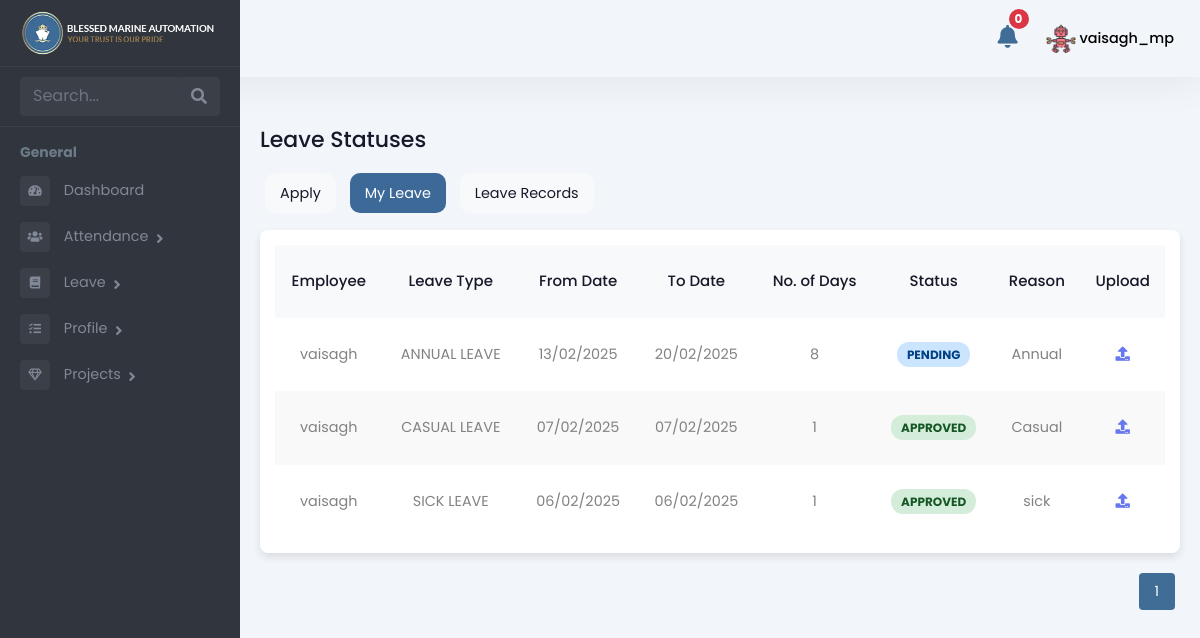
Page /employee/my-leave/ (signed in) on the earlier database version.
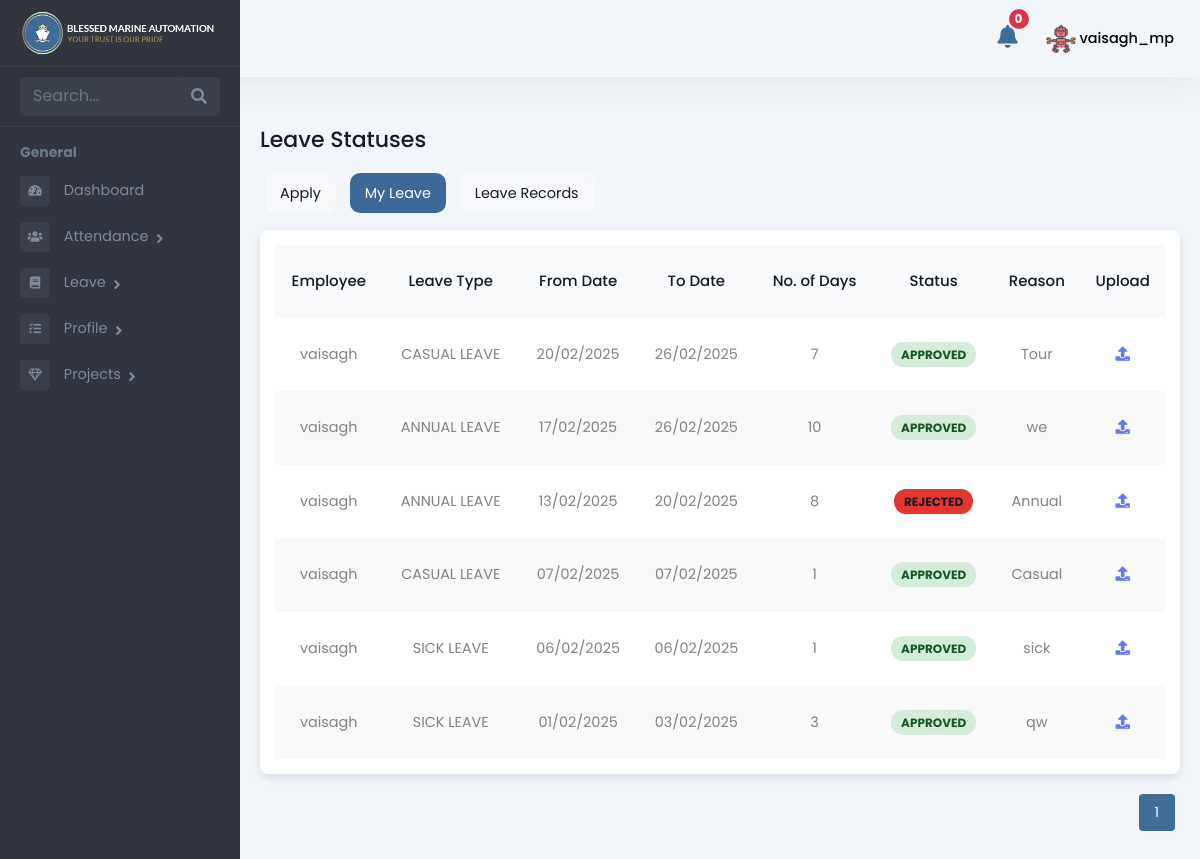
Same page on the later database version.
### Admin/models.py (models this page shows, shortened)
class Employee(models.Model):
    user = models.OneToOneField(User, on_delete=models.CASCADE, related_name='employee_profile')
    is_employee = models.BooleanField(default=False)
    is_manager = models.BooleanField(default=False)
    rank = models.CharField(max_length=255, blank=True, null=True)
    salary = models.DecimalField(max_digits=10, decimal_places=2, blank=True, null=True)
    work_days = models.DecimalField(max_digits=10, decimal_places=2, default=0, blank=True)
    holidays = models.IntegerField(null=True, blank=True)
    overseas_days = models.IntegerField(default=0)
    date_of_birth = models.DateField(null=True, blank=True)
    phone_number = models.CharField(max_length=15, blank=True, null=True)
    date_of_join = models.DateField(null=True, blank=True)
    address = models.TextField(blank=True, null=True)
    profile_picture = models.ImageField(upload_to="profile_pictures/", null=True, blank=True)

class Leave(models.Model):
    LEAVE_TYPE_CHOICES = [
        ('SICK LEAVE', 'Sick Leave'),
        ('ANNUAL LEAVE', 'Annual Leave'),
        ('CASUAL LEAVE', 'Casual Leave'),
    ]
    STATUS_CHOICES = [
        ('PENDING', 'Pending'),
        ('APPROVED', 'Approved'),
        ('REJECTED', 'Rejected'),
    ]
    user = models.ForeignKey(User, on_delete=models.CASCADE)  # Assuming you're using the default User model
    leave_type = models.CharField(max_length=50, choices=LEAVE_TYPE_CHOICES)
    from_date = models.DateField()
    to_date = models.DateField()
    reason = models.TextField()
    no_of_days = models.IntegerField(editable=False)  # Automatically calculated
    approval_status = models.CharField(max_length=10, choices=STATUS_CHOICES, default='PENDING')
    medical_certificate = models.FileField(upload_to='medical_certificates/', null=True, blank=True)

### employee_data/views.py (the view)
# urls.py: path("my-leave/", views.my_leave_status, name="my_leave"),
@login_required
def my_leave_status(request):
    leaves_list = Leave.objects.filter(user=request.user).order_by("-from_date")
    paginator = Paginator(leaves_list, 10)
    page_number = request.GET.get("page")
    leaves = paginator.get_page(page_number)
    return render(request, "employee/leavestatus.html", {"leaves": leaves})

### templates/employee/leavestatus.html (shortened to what this page needs)
{% extends 'employee/employeebase.html' %}
{% load custom_filters %}
{% load static %}
{% block content %}
<div class="emply-list-wraper">
    <div class="pg-title">
        <h1>Leave Statuses</h1>
    </div>
    <div class="leave-tab-wrapper">
        <a href="{% url 'apply_leave' %}">Apply</a>
        <a href="{% url 'my_leave' %}" class="active">My Leave</a>
        <a href="{% url 'leave_records' %}">Leave Records</a>
    </div>
    <div class="widget-box table-wdgt">
        <table id="leaveTable">
            <thead>
                <tr>
                    <th>Employee</th>
                    <th>Leave Type</th>
                    <th>From Date</th>
                    <th>To Date</th>
                    <th>No. of Days</th>
                    <th>Status</th>
                    <th>Reason</th>
                    <th>Upload</th>
                </tr>
            </thead>
            <tbody>
                {% for leave in leaves %}
                <tr>
                    <td><a href="#">{{ leave.user.username }}</a></td>
                    <td>{{ leave.leave_type }}</td>
                    <td>{{ leave.from_date|date:"d/m/Y" }}</td>
                    <td>{{ leave.to_date|date:"d/m/Y" }}</td>
                    <td>{{ leave.no_of_days }}</td>
                    <td>
                        <span class="status
                            {% if leave.approval_status|lower == 'approved' %}completed
                            {% elif leave.approval_status|lower == 'rejected' %}cancelled
                            {% else %}pending{% endif %}">
                            {{ leave.approval_status }}
                        </span>
                    </td>
                    <td>{{ leave.reason }}</td>
                    <td >
                        <button title="Upload Medical Certificate" class="certi-upld-btn" data-bs-toggle="modal" data-bs-target="#uploadModal{{ leave.id }}">
                            <i class="fas fa-upload"></i>
                        </button>
                    </td>
                </tr>
                {% empty %}
                <tr>
                    <td colspan="7" class="text-center">No leave applications found.</td>
                </tr>
                {% endfor %}
            </tbody>
        </table>
    </div>
    <div class="pagination" id="pagination">
        {% for num in leaves.paginator.page_range %}
            <a href="?page={{ num }}">
                <button class="{% if num == leaves.number %}active{% endif %}">{{ num }}</button>
            </a>
        {% endfor %}
    </div>
</div>
{% endblock %}

### templates/employee/employeebase.html (shortened to what this page needs)
{% load static %}
<!DOCTYPE html>
<html lang="en">
  <head>
    <link
      rel="stylesheet"
      href="{% static 'assets/vendor/bootstrap/css/bootstrap.min.css' %}"
    />
    <link
      href="https://use.fontawesome.com/releases/v5.0.6/css/all.css"
      rel="stylesheet"
    />
    <link rel="stylesheet" href="{% static 'assets/styles.css' %}" />
    <link rel="stylesheet" href="{% static 'assets/css/style.css' %}" />
  </head>
  <body>
    <header>
      <div class="hdr-notification">
        <a href="#" id="open-notification-popup-employee">
            <button type="button" class="btn btn-primary position-relative">
                <i class="fas fa-bell"></i>
                <span id="notification-count-employee" class="position-absolute top-0 start-100 translate-middle badge rounded-pill bg-danger">
                </span>
            </button>
        </a>
    </div>
      <div class="hdr-user">
        <div class="dropdown">
          <button
            class="btndropdown-toggle"
            type="button"
            id="dropdownMenuButton1"
            data-bs-toggle="dropdown"
            aria-expanded="false"
          >
            {% if request.user.employee_profile.profile_picture %}
            <img
              src="{{ request.user.employee_profile.profile_picture.url }}"
              alt="Profile Picture"
              class="rounded-circle"
              style="width: 30px; height: 30px; object-fit: cover"
            />
            {% else %}
            <i class="fas fa-user"></i>
            {% endif %}
            <span
              >{{ request.user.first_name }}_{{ request.user.last_name }}</span
            >
          </button>
        </div>
      </div>
    </header>
    <div class="page-wrapper chiller-theme toggled" id="content">
      <nav id="sidebar" class="sidebar-wrapper sidebar">
        <div class="sidebar-content">
          <div class="sidebar-brand">
            <a href="{% url 'employee_dashboard' %}"
              ><img
                src="{% static 'assets/images/blessesmarine-logo.webp' %}"
                alt="Blessed Marine Automation Logo"
            /></a>
          </div>
          <div class="sidebar-search">
            <div>
              <div class="input-group">
                <input
                  type="text"
                  class="form-control search-menu"
                  placeholder="Search..."
                />
                <div class="input-group-append">
                  <span class="input-group-text">
                    <i class="fa fa-search" aria-hidden="true"></i>
                  </span>
                </div>
              </div>
            </div>
          </div>
          <div class="sidebar-menu">
            <ul>
              <li class="header-menu">
                <span>General</span>
              </li>
              <li>
                <a href="{% url 'employee_dashboard' %}">
                  <i class="fa fa-tachometer-alt"></i>
                  <span>Dashboard</span>
                </a>
              </li>
              <li class="sidebar-dropdown">
                <a href="{% url 'attendance_list_view' %}">
                  <i class="fas fa-users"></i>
                  <span>Attendance</span>
                </a>
              </li>
              <li class="sidebar-dropdown">
                <a href="{% url 'my_leave' %}">
                  <i class="fa fa-book"></i>
                  <span>Leave</span>
                </a>
              </li>
              <li class="sidebar-dropdown">
                <a href="{% url 'profile_view' %}">
                  <i class="fas fa-tasks"></i>
                  <span>Profile</span>
                </a>
              </li>
              <li class="sidebar-dropdown">
                <a href="#">
                  <i class="far fa-gem"></i>
                  <span>Projects</span>
                </a>
              </li>
            </ul>
          </div>
        </div>
      </nav>
      {% block content %} {% endblock %}
    </div>
  </body>
</html>

Differences in the rows shown:
added Leave: user.username "vaisagh", leave_type "CASUAL LEAVE", from_date "20/02/2025", to_date "26/02/2025", no_of_days "7", approval_status "APPROVED", reason "Tour"
added Leave: user.username "vaisagh", leave_type "ANNUAL LEAVE", from_date "17/02/2025", to_date "26/02/2025", no_of_days "10", approval_status "APPROVED", reason "we"
changed Leave "Annual": approval_status "PENDING" → "REJECTED"
added Leave: user.username "vaisagh", leave_type "SICK LEAVE", from_date "01/02/2025", to_date "03/02/2025", no_of_days "3", approval_status "APPROVED", reason "qw"
